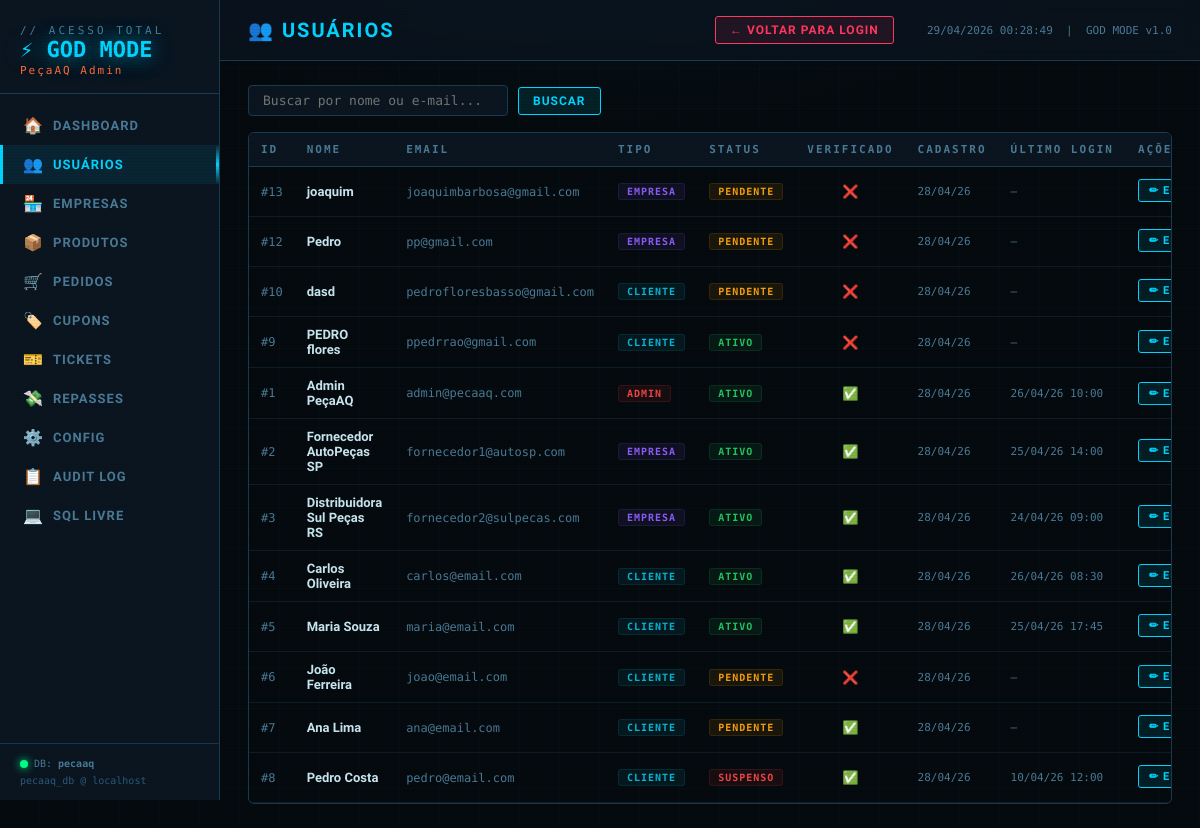
Page /godmode.php?tab=usuarios on the committed database.
### tables this page shows
CREATE TABLE `usuarios` (
  `id` int(10) UNSIGNED NOT NULL,
  `nome` varchar(120) NOT NULL,
  `sobrenome` varchar(120) NOT NULL,
  `email` varchar(180) NOT NULL,
  `senha_hash` varchar(255) NOT NULL COMMENT 'bcrypt hash',
  `cpf` varchar(14) DEFAULT NULL,
  `telefone` varchar(20) DEFAULT NULL,
  `data_nascimento` date DEFAULT NULL,
  `avatar_url` varchar(500) DEFAULT NULL,
  `tipo` enum('cliente','empresa','admin') NOT NULL DEFAULT 'cliente',
  `status` enum('ativo','inativo','suspenso','pendente') NOT NULL DEFAULT 'pendente',
  `email_verificado` tinyint(1) NOT NULL DEFAULT 0,
  `token_verificacao` varchar(100) DEFAULT NULL,
  `token_recuperacao` varchar(100) DEFAULT NULL,
  `token_expira_em` datetime DEFAULT NULL,
  `ultimo_login` datetime DEFAULT NULL,
  `endereco_id` int(10) UNSIGNED DEFAULT NULL,
  `criado_em` timestamp NOT NULL DEFAULT current_timestamp(),
  `atualizado_em` timestamp NOT NULL DEFAULT current_timestamp() ON UPDATE current_timestamp()
);

### godmode.php (the view, shortened to what this page needs)
<?php
$host = 'localhost';
$user = 'root';
$pass = '';
$db   = 'pecaaq';
$conn = @new mysqli($host, $user, $pass, $db);
$dbOk = !$conn->connect_error;
if ($dbOk) $conn->set_charset('utf8mb4');
function q($conn, $sql, $types = '', ...$vals) {
    $st = $conn->prepare($sql);
    $st->execute();
    return $st->get_result();
}
function esc($v) { return htmlspecialchars($v ?? '', ENT_QUOTES, 'UTF-8'); }
function rows($conn, $sql, $types = '', ...$vals) {
    $r = q($conn, $sql, $types, ...$vals);
    return $r ? $r->fetch_all(MYSQLI_ASSOC) : [];
}
$tab = $_GET['tab'] ?? 'dashboard';
$data = [];
if ($dbOk) {
    if ($tab === 'dashboard') {
        $data['total_usuarios']  = scalar($conn, 'SELECT COUNT(*) FROM usuarios');
        $data['total_produtos']  = scalar($conn, 'SELECT COUNT(*) FROM produtos');
        $data['total_pedidos']   = scalar($conn, 'SELECT COUNT(*) FROM pedidos');
        $data['total_empresas']  = scalar($conn, 'SELECT COUNT(*) FROM empresas');
        $data['receita_total']   = scalar($conn, "SELECT SUM(total) FROM pedidos WHERE status NOT IN ('cancelado','devolvido','reembolsado')") ?? 0;
        $data['pedidos_pend']    = scalar($conn, "SELECT COUNT(*) FROM pedidos WHERE status='aguardando_pagamento'");
        $data['tickets_abertos'] = scalar($conn, "SELECT COUNT(*) FROM tickets WHERE status='aberto'");
        $data['estoque_critico'] = scalar($conn, 'SELECT COUNT(*) FROM vw_estoque_critico');
        $data['pedidos_recentes']= rows($conn, 'SELECT p.numero, p.total, p.status, p.criado_em, u.nome, u.email FROM pedidos p JOIN usuarios u ON u.id=p.usuario_id ORDER BY p.criado_em DESC LIMIT 10');
        $data['prods_destaque']  = rows($conn, "SELECT nome, preco, estoque, status FROM produtos WHERE destaque=1 LIMIT 5");
    }
    elseif ($tab === 'usuarios') {
        $busca = $conn->real_escape_string($_GET['busca'] ?? '');
        $where = $busca ? "WHERE u.nome LIKE '%$busca%' OR u.email LIKE '%$busca%'" : '';
        $data['usuarios'] = rows($conn, "SELECT u.id, u.nome, u.sobrenome, u.email, u.tipo, u.status, u.email_verificado, u.criado_em, u.ultimo_login FROM usuarios u $where ORDER BY u.criado_em DESC LIMIT 200");
    }
    elseif ($tab === 'empresas') {
        $data['empresas'] = rows($conn, "SELECT e.id, e.razao_social, e.nome_fantasia, e.cnpj, e.status, e.verificada, e.avaliacao_media, e.total_vendas, e.criado_em, u.email FROM empresas e JOIN usuarios u ON u.id=e.usuario_id ORDER BY e.criado_em DESC LIMIT 200");
    }
    elseif ($tab === 'cupons') {
        $data['cupons'] = rows($conn, "SELECT * FROM cupons ORDER BY criado_em DESC");
    }
    elseif ($tab === 'tickets') {
        $data['tickets'] = rows($conn, "SELECT t.id, t.numero, t.assunto, t.categoria, t.prioridade, t.status, t.criado_em, u.nome, u.email FROM tickets t JOIN usuarios u ON u.id=t.usuario_id ORDER BY FIELD(t.prioridade,'urgente','alta','media','baixa'), t.criado_em DESC LIMIT 200");
    }
    elseif ($tab === 'repasses') {
        $data['repasses'] = rows($conn, "SELECT r.id, r.valor_bruto, r.valor_taxa, r.valor_liquido, r.taxa_plat, r.status, r.criado_em, e.nome_fantasia FROM repasses r JOIN empresas e ON e.id=r.empresa_id ORDER BY r.criado_em DESC LIMIT 200");
    }
    elseif ($tab === 'config') {
        $data['configs'] = rows($conn, "SELECT * FROM configuracoes ORDER BY grupo, chave");
    }
    elseif ($tab === 'audit') {
        $data['logs'] = rows($conn, "SELECT a.id, a.acao, a.tabela, a.registro_id, a.ip, a.criado_em, u.nome, u.email FROM audit_logs a LEFT JOIN usuarios u ON u.id=a.usuario_id ORDER BY a.criado_em DESC LIMIT 300");
    }
    elseif ($tab === 'sql') {
        $data['sql_result'] = $_SESSION['sql_result'] ?? null;
        unset($_SESSION['sql_result']);
    }
}
$statusColors = [
    'ativo'=>'#22c55e','inativo'=>'#6b7280','suspenso'=>'#ef4444','pendente'=>'#f59e0b',
    'aprovada'=>'#22c55e','rejeitada'=>'#ef4444',
    'aguardando_pagamento'=>'#f59e0b','pagamento_aprovado'=>'#3b82f6',
    'em_separacao'=>'#8b5cf6','enviado'=>'#06b6d4','entregue'=>'#22c55e',
    'cancelado'=>'#ef4444','devolvido'=>'#f97316','reembolsado'=>'#ec4899',
    'aberto'=>'#ef4444','em_atendimento'=>'#f59e0b','resolvido'=>'#22c55e','fechado'=>'#6b7280',
    'pago'=>'#22c55e','processando'=>'#3b82f6','estornado'=>'#ef4444',
    'cliente'=>'#06b6d4','empresa'=>'#8b5cf6','admin'=>'#ef4444',
    'verificada'=>'#22c55e','pendente_ver'=>'#f59e0b',
    'urgente'=>'#ef4444','alta'=>'#f97316','media'=>'#f59e0b','baixa'=>'#6b7280',
];
?>
<!DOCTYPE html>
<html lang="pt-BR">
<head>
</head>
<body>
<div class="layout">
<aside class="sidebar">
  <div class="logo">
    <div class="logo-top">// ACESSO TOTAL</div>
    <div class="logo-main">⚡ GOD MODE</div>
    <div class="logo-sub">PeçaAQ Admin</div>
  </div>
  <nav class="nav">
    <?php
    $tabs = [
      'dashboard' => ['🏠', 'Dashboard'],
      'usuarios'  => ['👥', 'Usuários'],
      'empresas'  => ['🏪', 'Empresas'],
      'produtos'  => ['📦', 'Produtos'],
      'pedidos'   => ['🛒', 'Pedidos'],
      'cupons'    => ['🏷️', 'Cupons'],
      'tickets'   => ['🎫', 'Tickets'],
      'repasses'  => ['💸', 'Repasses'],
      'config'    => ['⚙️', 'Config'],
      'audit'     => ['📋', 'Audit Log'],
      'sql'       => ['💻', 'SQL Livre'],
    ];
    foreach ($tabs as $k => [$icon, $label]) {
      $cls = $tab === $k ? 'active' : '';
      echo "<a href='?tab=$k' class='$cls'><span class='nav-icon'>$icon</span> $label</a>";
    }
    ?>
  </nav>
  <div class="sidebar-footer">
    <div class="db-status">
      <div class="dot <?= $dbOk ? 'dot-ok' : 'dot-err' ?>"></div>
      <?= $dbOk ? "DB: <strong>$db</strong>" : "DB: OFFLINE" ?>
    </div>
    <div style="margin-top:6px; color: #2a5a7a;">pecaaq_db @ <?= $host ?></div>
  </div>
</aside>
<main class="main">
 <div class="topbar">
    <div class="page-title">
        <?= esc($tabs[$tab][0]) ?> <span><?= esc($tabs[$tab][1]) ?></span>
    </div>
    <div class="topbar-right">
        <a href="login/indexLogin.php" class="btn btn-danger">
            ← Voltar para Login
        </a>
        <?= date('d/m/Y H:i:s') ?> &nbsp;|&nbsp; GOD MODE v1.0
    </div>
</div>
  <div class="content">
    <?php if (!$dbOk): ?>
    <div class="no-db">
      <div class="no-db-icon">💀</div>
      <div class="no-db-title">BANCO INACESSÍVEL</div>
      <div class="no-db-msg">Não foi possível conectar ao banco de dados. Verifique se o MySQL/MariaDB está rodando e o banco <strong>pecaaq</strong> existe.</div>
      <div class="no-db-code">Host: <?= $host ?> | DB: <?= $db ?> | User: <?= $user ?></div>
      <div class="no-db-msg" style="font-size:12px;color:#1a3a52;">Edite as variáveis $host/$user/$pass/$db no topo deste arquivo para alterar a conexão.</div>
    </div>
    <?php elseif ($tab === 'usuarios'): ?>
    <form method="get" style="margin-bottom:16px;display:flex;gap:10px;align-items:center;">
      <input class="search-box" type="text" name="busca" placeholder="Buscar por nome ou e-mail..." value="<?= esc($_GET['busca']??'') ?>">
      <button type="submit" class="btn btn-primary">Buscar</button>
    </form>
    <div class="table-wrap">
      <table>
        <thead><tr><th>ID</th><th>Nome</th><th>Email</th><th>Tipo</th><th>Status</th><th>Verificado</th><th>Cadastro</th><th>Último Login</th><th>Ações</th></tr></thead>
        <tbody>
        <?php foreach ($data['usuarios'] as $u):
          $tc = $statusColors[$u['tipo']] ?? '#6b7280';
          $sc = $statusColors[$u['status']] ?? '#6b7280';
        ?>
        <tr id="row-u-<?= $u['id'] ?>">
          <td class="mono" style="color:var(--muted)">#<?= $u['id'] ?></td>
          <td><strong><?= esc($u['nome']) ?> <?= esc($u['sobrenome']) ?></strong></td>
          <td class="mono" style="color:var(--muted);font-size:12px"><?= esc($u['email']) ?></td>
          <td><span class="badge" style="color:<?= $tc ?>;border-color:<?= $tc ?>20;background:<?= $tc ?>15"><?= esc($u['tipo']) ?></span></td>
          <td><span class="badge" style="color:<?= $sc ?>;border-color:<?= $sc ?>20;background:<?= $sc ?>15"><?= esc($u['status']) ?></span></td>
          <td style="text-align:center"><?= $u['email_verificado'] ? '✅' : '❌' ?></td>
          <td class="mono" style="color:var(--muted);font-size:11px"><?= date('d/m/y', strtotime($u['criado_em'])) ?></td>
          <td class="mono" style="color:var(--muted);font-size:11px"><?= $u['ultimo_login'] ? date('d/m/y H:i', strtotime($u['ultimo_login'])) : '—' ?></td>
          <td style="white-space:nowrap">
            <button class="btn btn-primary btn-sm" onclick="toggleEdit('eu-<?= $u['id'] ?>')">✏ Editar</button>
          </td>
        </tr>
        <?php endforeach; ?>
        </tbody>
      </table>
    </div>
    <?php endif; ?>
  </div>
</main>
</div>
</body>
</html>

### rows in the picture
usuarios: id "13", nome "joaquim", email "joaquimbarbosa@gmail.com", tipo "EMPRESA", status "PENDENTE", criado_em "28/04/26"
usuarios: id "12", nome "Pedro", email "pp@gmail.com", tipo "EMPRESA", status "PENDENTE", criado_em "28/04/26"
usuarios: id "10", nome "dasd", email "pedrofloresbasso@gmail.com", tipo "CLIENTE", status "PENDENTE", criado_em "28/04/26"
usuarios: id "9", nome "PEDRO", sobrenome "flores", email "ppedrrao@gmail.com", tipo "CLIENTE", status "ATIVO", criado_em "28/04/26"
usuarios: id "1", nome "Admin", sobrenome "PeçaAQ", email "admin@pecaaq.com", tipo "ADMIN", status "ATIVO", criado_em "28/04/26", ultimo_login "26/04/26 10:00"
usuarios: id "2", nome "Fornecedor", sobrenome "AutoPeças SP", email "fornecedor1@autosp.com", tipo "EMPRESA", status "ATIVO", criado_em "28/04/26", ultimo_login "25/04/26 14:00"
usuarios: id "3", nome "Distribuidora", sobrenome "Sul Peças RS", email "fornecedor2@sulpecas.com", tipo "EMPRESA", status "ATIVO", criado_em "28/04/26", ultimo_login "24/04/26 09:00"
usuarios: id "4", nome "Carlos", sobrenome "Oliveira", email "carlos@email.com", tipo "CLIENTE", status "ATIVO", criado_em "28/04/26", ultimo_login "26/04/26 08:30"
usuarios: id "5", nome "Maria", sobrenome "Souza", email "maria@email.com", tipo "CLIENTE", status "ATIVO", criado_em "28/04/26", ultimo_login "25/04/26 17:45"
usuarios: id "6", nome "João", sobrenome "Ferreira", email "joao@email.com", tipo "CLIENTE", status "PENDENTE", criado_em "28/04/26"
usuarios: id "7", nome "Ana", sobrenome "Lima", email "ana@email.com", tipo "CLIENTE", status "PENDENTE", criado_em "28/04/26"
usuarios: id "8", nome "Pedro", sobrenome "Costa", email "pedro@email.com", tipo "CLIENTE", status "SUSPENSO", criado_em "28/04/26", ultimo_login "10/04/26 12:00"

### other values in the picture
$icon "🏠"
$label "DASHBOARD"
$icon "👥"
$label "USUÁRIOS"
$icon "🏪"
$label "EMPRESAS"
$icon "📦"
$label "PRODUTOS"
$icon "🛒"
$label "PEDIDOS"
$icon "🏷️"
$label "CUPONS"
$icon "🎫"
$label "TICKETS"
$icon "💸"
